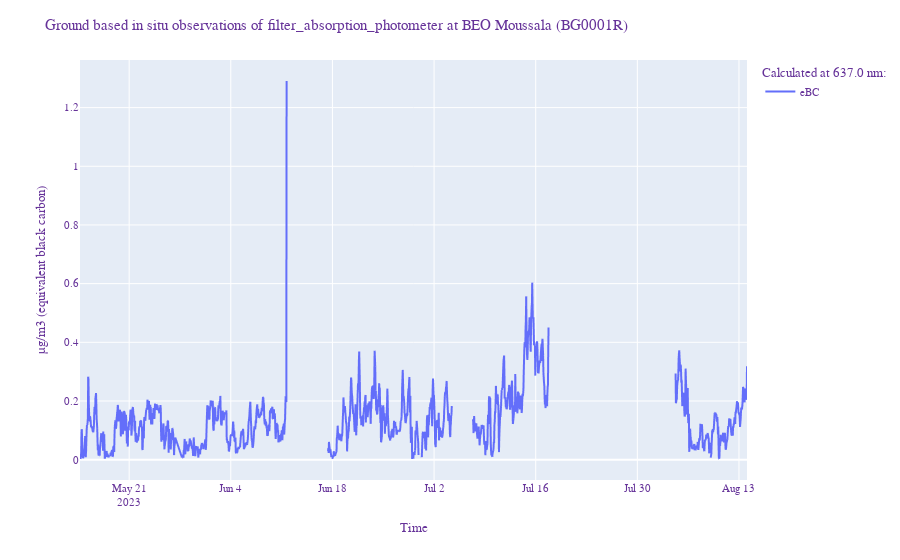

Source (notebook cell):
### Markdown cell above
### Plot of equivalent black carbon

### Code cell
# Convert xarray's DataArray to pandas DataFrame and plot data.
df_eBC = da_eBC.to_dataframe()

fig = px.line(df_eBC.eBC)


fig.update_layout(
    title="{0}".format(ds_xr.title),
    xaxis_title="Time",
    yaxis_title="µg/m3 (equivalent black carbon)",
    font=dict(
        family="Courier New, monospace",
        size=11,
        color="RebeccaPurple"
    ),
    legend=dict(
        title='Calculated at {0} nm:'.format(da_eBC.Wavelength.values)
    )
)
fig.show()

### Figure 1 — Plotly figure (JSON) as saved in the notebook; plotly's stock layout.template omitted (floating-point values rounded to 4 significant figures; data arrays with more than 128 entries replaced by an {"elided": "..."} marker saying what was removed)
{"data": [{"hovertemplate": "variable=eBC<br>time=%{x}<br>value=%{y}<extra></extra>", "legendgroup": "eBC", "line": {"color": "#636efa", "dash": "solid"}, "marker": {"symbol": "circle"}, "mode": "lines", "name": "eBC", "showlegend": true, "type": "scattergl", "x": {"elided": "2138 str values"}, "xaxis": "x", "y": {"elided": "2138 float values"}, "yaxis": "y"}], "layout": {"font": {"color": "RebeccaPurple", "family": "Courier New, monospace", "size": 11}, "legend": {"title": {"text": "Calculated at 637.0 nm:"}, "tracegroupgap": 0}, "margin": {"t": 60}, "title": {"text": "Ground based in situ observations of filter_absorption_photometer at BEO Moussala (BG0001R)"}, "xaxis": {"anchor": "y", "domain": [0, 1], "title": {"text": "Time"}}, "yaxis": {"anchor": "x", "domain": [0, 1], "title": {"text": "µg/m3 (equivalent black carbon)"}}}}
